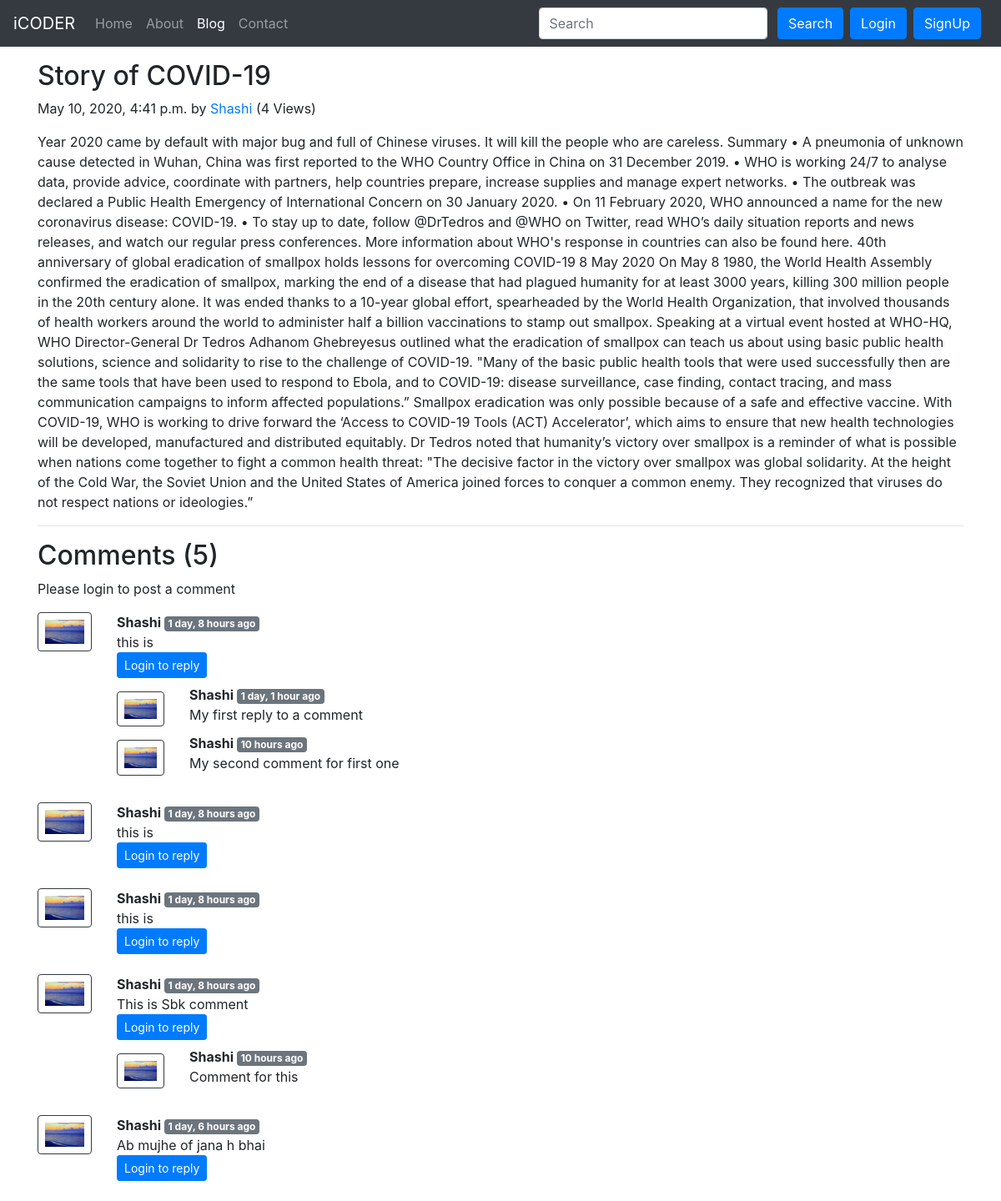
The app's page /blog/covid-story with its own data.
### blog/models.py (models this page shows, shortened)
class Post(models.Model):
    sno = models.AutoField(primary_key=True)
    title = models.CharField(max_length=255)
    content = models.TextField()
    author = models.CharField(max_length=255)
    slug = models.CharField(max_length=255)
    views = models.IntegerField(default=0)
    timeStamp = models.DateTimeField(blank=True)

class BlogComment(models.Model):
    sno = models.AutoField(primary_key = True)
    comment = models.TextField()
    user = models.ForeignKey(User, on_delete=models.CASCADE)
    post = models.ForeignKey(Post, on_delete=models.CASCADE)
    parent = models.ForeignKey('self', on_delete=models.CASCADE, null=True)
    timestamp = models.DateTimeField(default=now)
    def __str__(self):
        return self.comment[0:13] + "..." +" "+ "by"+" "+ self.user.username

### blog/views.py (the view)
# urls.py: path('<str:slug>', views.blogPost, name='blogPost'),
def blogPost(request, slug):
    post = Post.objects.filter(slug=slug).first()
    post.views = post.views + 1
    post.save()
    comments = BlogComment.objects.filter(post=post, parent=None)
    replies = BlogComment.objects.filter(post=post).exclude(parent=None)
    replyDict = {}
    for reply in replies:
        if reply.parent.sno not in replyDict.keys():
            replyDict[reply.parent.sno] = [reply]
        else:
            replyDict[reply.parent.sno].append(reply)
    print(replyDict)
    context = {'post': post, 'comments': comments, 'user': request.user, 'replyDict': replyDict}
    return render(request, 'blog/blogPost.html', context)

### blog/templatetags/extras.py (called while the page is built)
@register.filter(name='get_val')
def get_val(dict, key):
    return dict.get(key)

### templates/blog/blogPost.html (shortened to what this page needs)
{% extends 'base.html' %}
{% block blogactive %} active {% endblock blogactive %}
{% block body %}
{% load humanize %}
{% load extras %}
<div class="container my-3">
    <h2 class="blog-post-title">{{post.title}}</h2>
    <p class="blog-post-meta">{{post.timeStamp}} by <a href="/about">{{post.author}}</a> (<span>{{post.views}} Views</span>) </p>
    <p>{{post.content|safe}} </p>
    <hr>
</div>
<div class="container">
    <h2>Comments ({{comments.count}})</h2>
    <div class="my-2">
        {% if user.is_authenticated %}
        <form action="/blog/postComment" method="POST">
            {% csrf_token %}
            <div class="form-group">
                <label for="exampleInputEmail1">Post Comment</label>
                <input type="text" class="form-control" name="comment" placeholder="Enter comment here">
            </div>
            <input type="hidden" name="postSno" value="{{post.sno}}">
            <input type="hidden" name="parentSno" value="">
            <button type="submit" class="btn btn-primary">Submit</button>
        </form>
        {% else %}
        <p>Please login to post a comment</p>
        {% endif %}
    </div>
    {% for comment in comments %}
    <div class="row my-3">
        <div class="col-md-1 ">
            <img class="rounded mx-auto d-block w-100 p-2 border border-dark" src="/static/img/user.png" alt="user">
        </div>
        <div class="col-md-11 ">
            <b>{{comment.user.username}} </b> <span
                class="badge badge-secondary">{{comment.timestamp | naturaltime}}</span>
            <div> {{comment.comment}} </div>
            <div class="reply mx-0">
                  {% if user.is_authenticated %}
                  <button class="btn btn-sm btn-primary" type="button" data-toggle="collapse"
                    data-target="#replyBox{{comment.sno}}" aria-expanded="false"
                    aria-controls="replyBox{{comment.sno}}">
                    Reply
                </button>
                <div class="collapse" id="replyBox{{comment.sno}}">
                    <div class="card card-body my-2">
                        <form action="/blog/postComment" method="POST">
                            {% csrf_token %}
                            <div class="form-group">
                                <label for="comment">Post a reply</label>
                                <input type="text" class="form-control" name="comment" placeholder="Enter comment here">
                                <input type="hidden" name="parentSno" value="{{comment.sno}}">
                            </div>
                            <input type="hidden" name="postSno" value="{{post.sno}}">
                            <button type="submit" class="btn btn-primary">Submit</button>
                        </form>
                    </div>
                </div>
                {% else %}
                    <button class="btn btn-sm btn-primary" type="button" data-toggle="collapse"
                    data-target="#replyBox{{comment.sno}}" aria-expanded="false"
                    aria-controls="replyBox{{comment.sno}} disabled">
                    Login to reply
                </button>
                {% endif %}
                <div class="replies my-2">
                    {% for reply in replyDict|get_val:comment.sno %}
                    <div class="row">
                        <div class="col-md-1 my-2">
                            <img class="rounded mx-auto d-block w-100 p-2 border border-dark" src="/static/img/user.png" alt="user">
                        </div>
                        <div class="col-md-11">
                        <b>{{reply.user.username}} </b> <span
                         class="badge badge-secondary">{{reply.timestamp | naturaltime}}</span>
                        <div> {{reply.comment}} </div>
                        </div>
                        <br>
                    </div>
                    {% endfor %}
                </div>
            </div>
        </div>
    </div>
    {% endfor %}
</div>
{% endblock body %}

### templates/base.html (shortened to what this page needs)
<!doctype html>
<html lang="en">
<head>
  <link rel="stylesheet" href="https://stackpath.bootstrapcdn.com/bootstrap/4.4.1/css/bootstrap.min.css"
>
</head>
<body>
  <nav class="navbar navbar-expand-lg navbar-dark bg-dark">
    <a class="navbar-brand" href="/">iCODER</a>
    <div class="collapse navbar-collapse" id="navbarSupportedContent">
      <ul class="navbar-nav mr-auto">
        <li class="nav-item {% block homeactive %} {% endblock homeactive %} ">
          <a class="nav-link" href="/">Home <span class="sr-only">(current)</span></a>
        </li>
        <li class="nav-item {% block aboutactive %} {% endblock aboutactive %}">
          <a class="nav-link" href="/about">About</a>
        </li>
        <li class="nav-item {% block blogactive %} {% endblock blogactive %}">
          <a class="nav-link" href="/blog">Blog</a>
        </li>
        <li class="nav-item {% block contactactive %} {% endblock contactactive %}">
          <a class="nav-link" href="/contact">Contact</a>
        </li>
      </ul>
      <div class="ml-auto form-inline">
      <form method="get" action="/search" class="my-2 my-lg-0">
        <input class="form-control mr-sm-2" type="search" placeholder="Search" aria-label="Search" name="query"
          id="query">
        <button class="btn btn-primary mr-2 my-2 my-sm-0" type="submit">Search</button>
        </form>
        {% if user.is_authenticated %}
        <ul class="navbar-nav">
        <li class="nav-item dropdown">
        <a class="nav-link dropdown-toggle" href="#" id="navbarDropdown" role="button" data-toggle="dropdown" aria-haspopup="true" aria-expanded="false">
          Welcome {{request.user}}
        </a>
        <div class="dropdown-menu" aria-labelledby="navbarDropdown">
          <a class="dropdown-item" href="/logout">Logout</a>
        </div>
      </li>
        {% else %}
        <button type="button" class="btn btn-primary mr-2" data-toggle="modal" data-target="#loginModal">
          Login
        </button>
        <button type="button" class="btn btn-primary mr-2" data-toggle="modal" data-target="#signupModal">
          SignUp
        </button>
      {% endif %}
      </div>
    </div>
  </nav>
  {% block body %}
  {% endblock body %}
</body>
</html>

### records on screen
Post: title "Story of COVID-19", timeStamp "May 10, 2020, 4:41 p.m.", author "Shashi", views "4", content "Year 2020 came by default with major bug and full of Chinese viruses. It will kill the people who are careless. Summary • A pneumonia of unknown cause detected in Wuhan, China was first reported to the WHO Country Office in China on 31 December 2019. • WHO is working 24/7 to analyse data, provide advice, coordinate with partners, help countries prepare, increase supplies and manage expert networks. • The outbreak was declared a Public Health Emergency of International Concern on 30 January 2020. • On 11 February 2020, WHO announced a name for the new coronavirus disease: COVID-19. • To stay up to date, follow @DrTedros and @WHO on Twitter, read WHO’s daily situation reports and news…"
BlogComment: user.username "Shashi", timestamp "1 day, 8 hours ago", comment "this is"
BlogComment: user.username "Shashi", timestamp "1 day, 1 hour ago", comment "My first reply to a comment"
BlogComment: user.username "Shashi", timestamp "10 hours ago", comment "My second comment for first one"
BlogComment: user.username "Shashi", timestamp "1 day, 8 hours ago", comment "this is"
BlogComment: user.username "Shashi", timestamp "1 day, 8 hours ago", comment "this is"
BlogComment: user.username "Shashi", timestamp "1 day, 8 hours ago", comment "This is Sbk comment"
BlogComment: user.username "Shashi", timestamp "10 hours ago", comment "Comment for this"
BlogComment: user.username "Shashi", timestamp "1 day, 6 hours ago", comment "Ab mujhe of jana h bhai"

### other values on screen
{{ comments.count }} "5"
